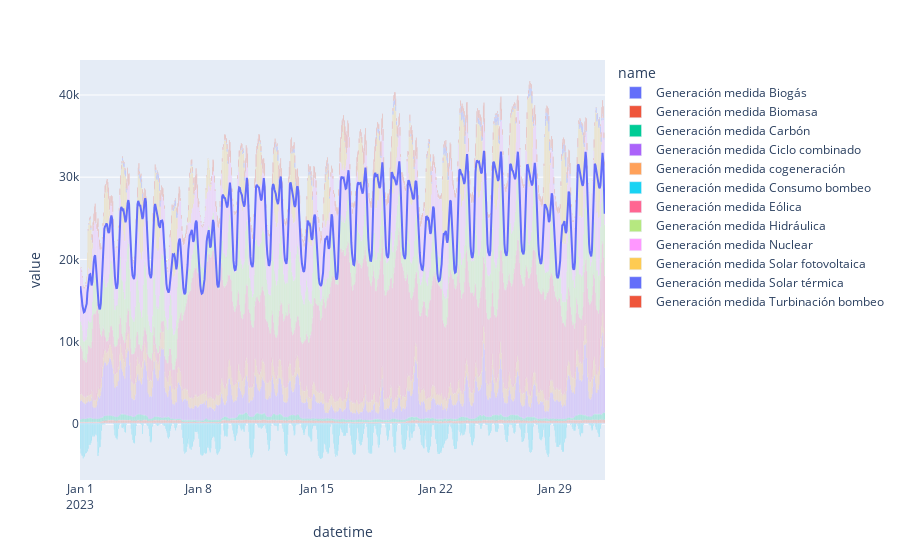

The cell this chart's notebook holds for it:
### Code cell
fig=px.bar(generacion_df, x='datetime', y='value', color='name')
fig.add_traces(list(px.line(demanda_df, x='datetime', y='value').select_traces()))
fig.show()

### Figure 1 — Plotly figure (JSON) as saved in the notebook; plotly's stock layout.template omitted (floating-point values rounded to 4 significant figures; data arrays with more than 128 entries replaced by an {"elided": "..."} marker saying what was removed)
{"data": [{"alignmentgroup": "True", "hovertemplate": "name=Generación medida Biogás<br>datetime=%{x}<br>value=%{y}<extra></extra>", "legendgroup": "Generación medida Biogás", "marker": {"color": "#636efa", "pattern": {"shape": ""}}, "name": "Generación medida Biogás", "offsetgroup": "Generación medida Biogás", "orientation": "v", "showlegend": true, "textposition": "auto", "type": "bar", "x": {"elided": "744 str values"}, "xaxis": "x", "y": {"elided": "744 float values"}, "yaxis": "y"}, {"alignmentgroup": "True", "hovertemplate": "name=Generación medida Biomasa<br>datetime=%{x}<br>value=%{y}<extra></extra>", "legendgroup": "Generación medida Biomasa", "marker": {"color": "#EF553B", "pattern": {"shape": ""}}, "name": "Generación medida Biomasa", "offsetgroup": "Generación medida Biomasa", "orientation": "v", "showlegend": true, "textposition": "auto", "type": "bar", "x": {"elided": "744 str values"}, "xaxis": "x", "y": {"elided": "744 float values"}, "yaxis": "y"}, {"alignmentgroup": "True", "hovertemplate": "name=Generación medida Carbón<br>datetime=%{x}<br>value=%{y}<extra></extra>", "legendgroup": "Generación medida Carbón", "marker": {"color": "#00cc96", "pattern": {"shape": ""}}, "name": "Generación medida Carbón", "offsetgroup": "Generación medida Carbón", "orientation": "v", "showlegend": true, "textposition": "auto", "type": "bar", "x": {"elided": "744 str values"}, "xaxis": "x", "y": {"elided": "744 float values"}, "yaxis": "y"}, {"alignmentgroup": "True", "hovertemplate": "name=Generación medida Ciclo combinado<br>datetime=%{x}<br>value=%{y}<extra></extra>", "legendgroup": "Generación medida Ciclo combinado", "marker": {"color": "#ab63fa", "pattern": {"shape": ""}}, "name": "Generación medida Ciclo combinado", "offsetgroup": "Generación medida Ciclo combinado", "orientation": "v", "showlegend": true, "textposition": "auto", "type": "bar", "x": {"elided": "744 str values"}, "xaxis": "x", "y": {"elided": "744 float values"}, "yaxis": "y"}, {"alignmentgroup": "True", "hovertemplate": "name=Generación medida cogeneración<br>datetime=%{x}<br>value=%{y}<extra></extra>", "legendgroup": "Generación medida cogeneración", "marker": {"color": "#FFA15A", "pattern": {"shape": ""}}, "name": "Generación medida cogeneración", "offsetgroup": "Generación medida cogeneración", "orientation": "v", "showlegend": true, "textposition": "auto", "type": "bar", "x": {"elided": "744 str values"}, "xaxis": "x", "y": {"elided": "744 float values"}, "yaxis": "y"}, {"alignmentgroup": "True", "hovertemplate": "name=Generación medida Consumo bombeo<br>datetime=%{x}<br>value=%{y}<extra></extra>", "legendgroup": "Generación medida Consumo bombeo", "marker": {"color": "#19d3f3", "pattern": {"shape": ""}}, "name": "Generación medida Consumo bombeo", "offsetgroup": "Generación medida Consumo bombeo", "orientation": "v", "showlegend": true, "textposition": "auto", "type": "bar", "x": {"elided": "744 str values"}, "xaxis": "x", "y": {"elided": "744 float values"}, "yaxis": "y"}, {"alignmentgroup": "True", "hovertemplate": "name=Generación medida Eólica<br>datetime=%{x}<br>value=%{y}<extra></extra>", "legendgroup": "Generación medida Eólica", "marker": {"color": "#FF6692", "pattern": {"shape": ""}}, "name": "Generación medida Eólica", "offsetgroup": "Generación medida Eólica", "orientation": "v", "showlegend": true, "textposition": "auto", "type": "bar", "x": {"elided": "744 str values"}, "xaxis": "x", "y": {"elided": "744 float values"}, "yaxis": "y"}, {"alignmentgroup": "True", "hovertemplate": "name=Generación medida Hidráulica<br>datetime=%{x}<br>value=%{y}<extra></extra>", "legendgroup": "Generación medida Hidráulica", "marker": {"color": "#B6E880", "pattern": {"shape": ""}}, "name": "Generación medida Hidráulica", "offsetgroup": "Generación medida Hidráulica", "orientation": "v", "showlegend": true, "textposition": "auto", "type": "bar", "x": {"elided": "744 str values"}, "xaxis": "x", "y": {"elided": "744 float values"}, "yaxis": "y"}, {"alignmentgroup": "True", "hovertemplate": "name=Generación medida Nuclear<br>datetime=%{x}<br>value=%{y}<extra></extra>", "legendgroup": "Generación medida Nuclear", "marker": {"color": "#FF97FF", "pattern": {"shape": ""}}, "name": "Generación medida Nuclear", "offsetgroup": "Generación medida Nuclear", "orientation": "v", "showlegend": true, "textposition": "auto", "type": "bar", "x": {"elided": "744 str values"}, "xaxis": "x", "y": {"elided": "744 float values"}, "yaxis": "y"}, {"alignmentgroup": "True", "hovertemplate": "name=Generación medida Solar fotovoltaica<br>datetime=%{x}<br>value=%{y}<extra></extra>", "legendgroup": "Generación medida Solar fotovoltaica", "marker": {"color": "#FECB52", "pattern": {"shape": ""}}, "name": "Generación medida Solar fotovoltaica", "offsetgroup": "Generación medida Solar fotovoltaica", "orientation": "v", "showlegend": true, "textposition": "auto", "type": "bar", "x": {"elided": "744 str values"}, "xaxis": "x", "y": {"elided": "744 float values"}, "yaxis": "y"}, {"alignmentgroup": "True", "hovertemplate": "name=Generación medida Solar térmica<br>datetime=%{x}<br>value=%{y}<extra></extra>", "legendgroup": "Generación medida Solar térmica", "marker": {"color": "#636efa", "pattern": {"shape": ""}}, "name": "Generación medida Solar térmica", "offsetgroup": "Generación medida Solar térmica", "orientation": "v", "showlegend": true, "textposition": "auto", "type": "bar", "x": {"elided": "458 str values"}, "xaxis": "x", "y": {"elided": "458 float values"}, "yaxis": "y"}, {"alignmentgroup": "True", "hovertemplate": "name=Generación medida Turbinación bombeo<br>datetime=%{x}<br>value=%{y}<extra></extra>", "legendgroup": "Generación medida Turbinación bombeo", "marker": {"color": "#EF553B", "pattern": {"shape": ""}}, "name": "Generación medida Turbinación bombeo", "offsetgroup": "Generación medida Turbinación bombeo", "orientation": "v", "showlegend": true, "textposition": "auto", "type": "bar", "x": {"elided": "744 str values"}, "xaxis": "x", "y": {"elided": "744 float values"}, "yaxis": "y"}, {"hovertemplate": "datetime=%{x}<br>value=%{y}<extra></extra>", "legendgroup": "", "line": {"color": "#636efa", "dash": "solid"}, "marker": {"symbol": "circle"}, "mode": "lines", "name": "", "orientation": "v", "showlegend": false, "type": "scatter", "x": {"elided": "744 str values"}, "xaxis": "x", "y": {"elided": "744 float values"}, "yaxis": "y"}], "layout": {"autosize": true, "barmode": "relative", "legend": {"title": {"text": "name"}, "tracegroupgap": 0}, "margin": {"t": 60}, "xaxis": {"anchor": "y", "autorange": true, "domain": [0, 1], "range": ["2022-12-31 23:30", "2023-01-31 23:30"], "title": {"text": "datetime"}, "type": "date"}, "yaxis": {"anchor": "x", "autorange": true, "domain": [0, 1], "range": [-6845.0, 44260.0], "title": {"text": "value"}, "type": "linear"}}}
